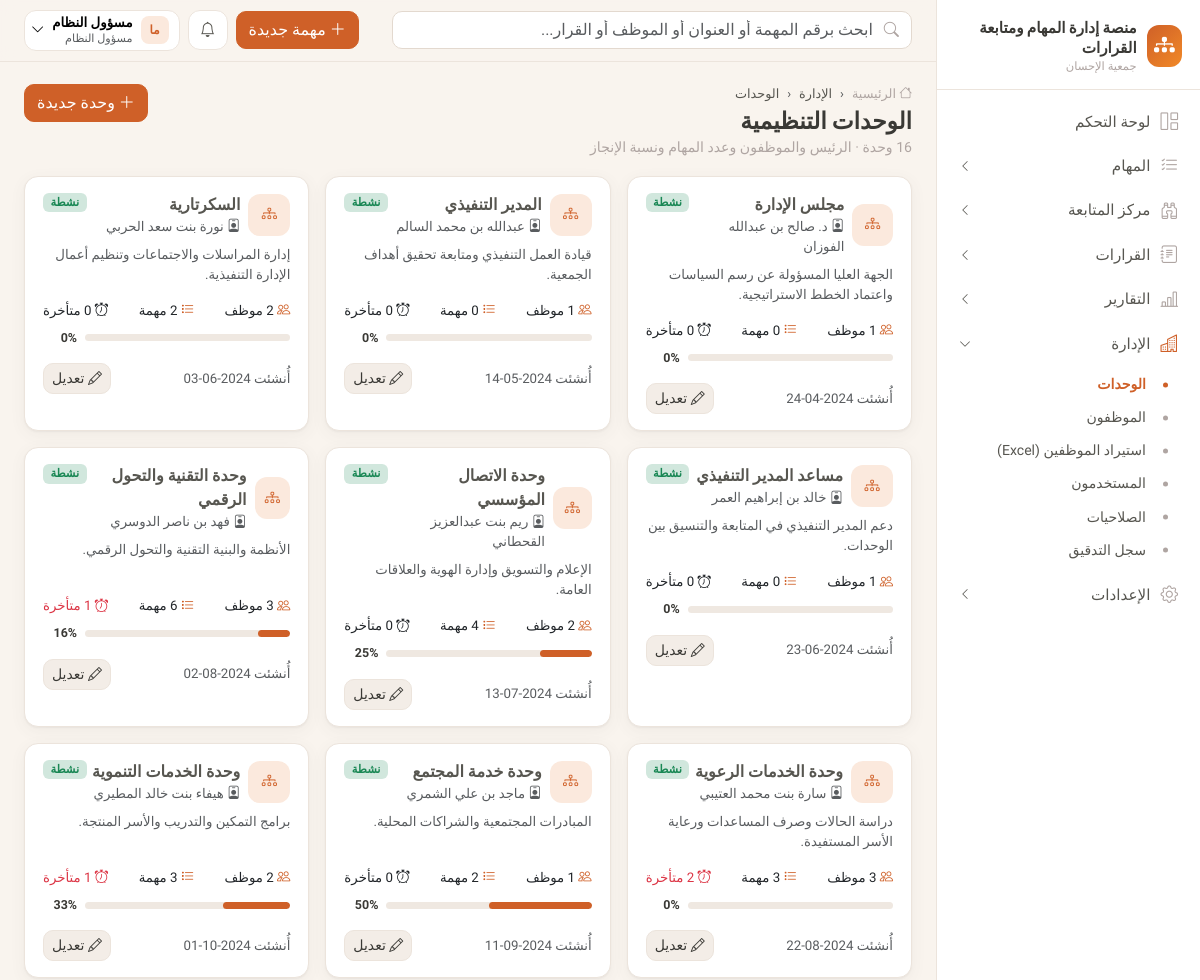
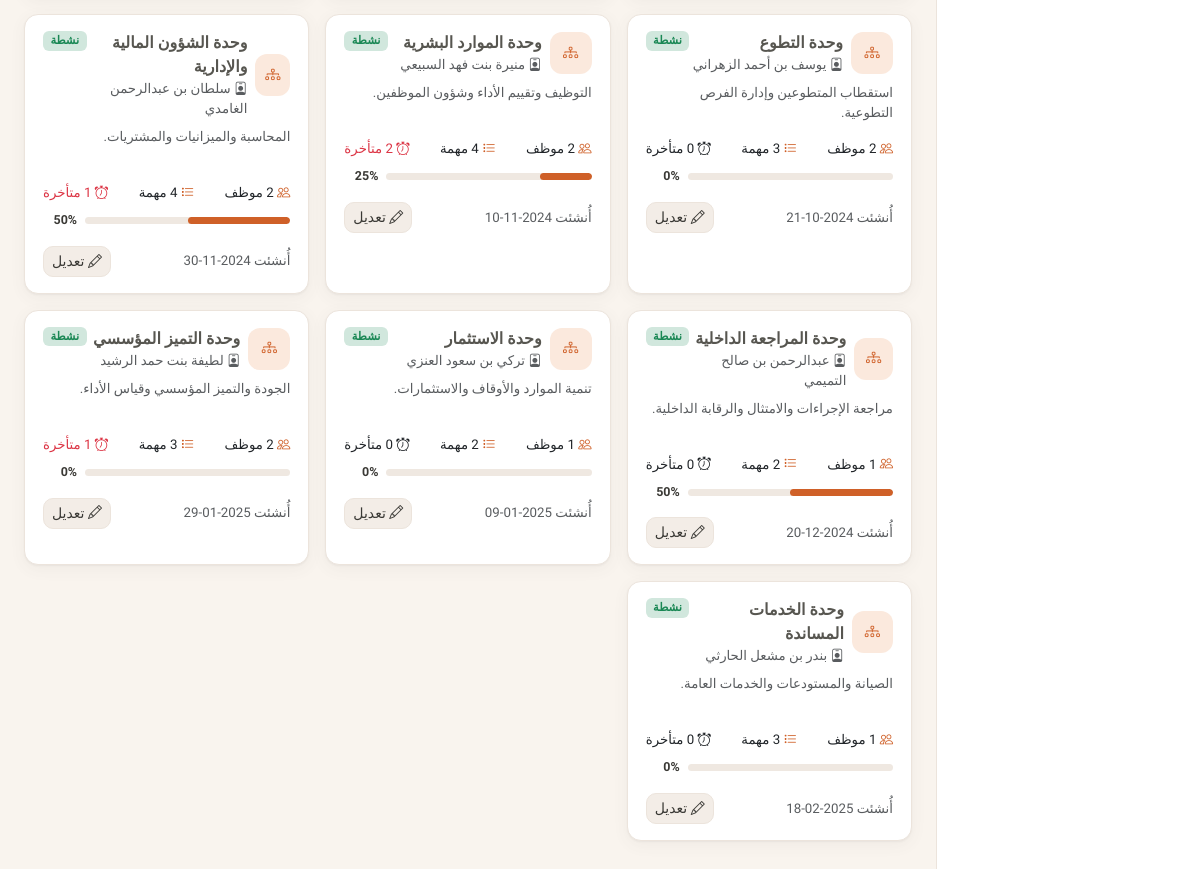
The app's page /org/units/ (signed in) with its own data (2 pictures, top to bottom).
### apps/accounts/models.py (models this page shows, shortened)
class User(AbstractBaseUser, PermissionsMixin):
    email = models.EmailField("البريد الإلكتروني", unique=True)
    phone = models.CharField("رقم الجوال", max_length=20, unique=True, null=True, blank=True)
    full_name = models.CharField("الاسم الكامل", max_length=150)
    role = models.ForeignKey(Role, verbose_name="الدور", on_delete=models.PROTECT, null=True, related_name="users")
    is_active = models.BooleanField("الحساب نشط", default=True)
    is_staff = models.BooleanField(default=False)
    date_joined = models.DateTimeField(default=timezone.now)
    failed_login_count = models.PositiveSmallIntegerField(default=0)
    locked_until = models.DateTimeField(null=True, blank=True)
    otp_enabled = models.BooleanField("تفعيل التحقق الثنائي", default=False)
    must_change_password = models.BooleanField(default=False)
    objects = UserManager()
    USERNAME_FIELD = "email"
    EMAIL_FIELD = "email"
    REQUIRED_FIELDS = ["full_name"]
    class Meta:
        db_table = "users"
        verbose_name = "مستخدم"
        indexes = [models.Index(fields=["is_active"])]

class Role(models.Model):
    code = models.CharField("الرمز", max_length=40, unique=True, choices=ROLES)
    name = models.CharField("الاسم", max_length=80)
    description = models.TextField("الوصف", blank=True)
    permissions = models.ManyToManyField(Permission, related_name="roles", blank=True, db_table="role_permissions")
    is_system = models.BooleanField(default=True)
    class Meta:
        db_table = "roles"
        verbose_name = "دور"

### apps/organization/models.py (models this page shows, shortened)
class Unit(models.Model):
    name = models.CharField("اسم الوحدة", max_length=150, unique=True)
    code = models.CharField("الرمز", max_length=30, unique=True, null=True, blank=True)
    description = models.TextField("وصف الوحدة", blank=True)
    head = models.ForeignKey(
        "organization.Employee", verbose_name="رئيس الوحدة", null=True, blank=True,
        on_delete=models.SET_NULL, related_name="headed_units",
    )
    parent = models.ForeignKey("self", verbose_name="تتبع لـ", null=True, blank=True, on_delete=models.SET_NULL, related_name="children")
    is_active = models.BooleanField("الوحدة نشطة", default=True)
    established_on = models.DateField("تاريخ الإنشاء", default=timezone.localdate)
    sort_order = models.PositiveSmallIntegerField("الترتيب", default=0)
    created_at = models.DateTimeField(auto_now_add=True)
    class Meta:
        db_table = "units"
        ordering = ["sort_order", "name"]
        verbose_name = "وحدة تنظيمية"

class Employee(models.Model):
    class Status(models.TextChoices):
        ACTIVE = "active", "على رأس العمل"
        LEAVE = "leave", "في إجازة"
        INACTIVE = "inactive", "غير نشط"
    user = models.OneToOneField(
        settings.AUTH_USER_MODEL, verbose_name="حساب المستخدم", null=True, blank=True,
        on_delete=models.SET_NULL, related_name="employee",
    )
    employee_no = models.CharField("رقم الموظف", max_length=30, unique=True)
    full_name = models.CharField("الاسم", max_length=150)
    job_title = models.CharField("المسمى الوظيفي", max_length=150, blank=True)
    manager = models.ForeignKey("self", verbose_name="المدير المباشر", null=True, blank=True, on_delete=models.SET_NULL, related_name="reports")
    units = models.ManyToManyField(Unit, through="EmployeeUnit", related_name="employees", verbose_name="الوحدات")
    join_date = models.DateField("تاريخ الانضمام", null=True, blank=True)
    photo = models.FileField("صورة", upload_to=secure_upload_path, null=True, blank=True)
    status = models.CharField("الحالة", max_length=20, choices=Status.choices, default=Status.ACTIVE)
    created_at = models.DateTimeField(auto_now_add=True)
    class Meta:
        db_table = "employees"
        ordering = ["full_name"]
        verbose_name = "موظف"
        indexes = [models.Index(fields=["status"])]

### apps/organization/views.py (the view)
# urls.py: path("units/", views.units_list, name="units"),
@perm_required("admin.units")
def units_list(request):
    units = Unit.objects.select_related("head", "parent").annotate(
        emp_count=Count("employees", distinct=True),
    )
    rows = []
    for u in units:
        k = compute_kpis(Task.objects.filter(unit=u))
        rows.append({"unit": u, "kpis": k})
    return render(request, "organization/units_list.html", {"rows": rows})

### apps/core/branding.py (called while the page is built)
def get_org():
    return get_setting("organization")

### apps/core/context_processors.py (called while the page is built)
def platform(request):
    org = get_org()
    ctx = {
        "ORG": org,
        "PLATFORM_NAME": org.get("platform_name") or "منصة إدارة المهام ومتابعة القرارات",
        "ORG_NAME": org.get("name"),
        "ORG_SHORT": org.get("short_name") or org.get("name"),
    }
    user = getattr(request, "user", None)
    if user and user.is_authenticated:
        from apps.notifications.models import Notification
        unread = Notification.objects.filter(recipient=user, is_read=False)
        ctx.update({
            "menu": build_menu(request),
            "unread_count": unread.count(),
            "latest_notifications": Notification.objects.filter(recipient=user).select_related("task")[:6],
            "current_employee": getattr(user, "employee", None),
        })
    return ctx

### apps/core/menu.py (called while the page is built)
def _visible(item, user):
    if item.get("perm") and not has_perm(user, item["perm"]):
        return False
    if item.get("needs_employee") and not getattr(user, "employee", None):
        return False
    return True

### apps/core/permissions.py (called while the page is built)
def has_perm(user, code):
    if not user or not user.is_authenticated or not user.is_active:
        return False
    if user.is_superuser:
        return True
    return code in user.permission_codes

def perm_required(*codes, any_of=False):
    def decorator(view):
        @wraps(view)
        def wrapper(request, *args, **kwargs):
            if not request.user.is_authenticated:
                from django.contrib.auth.views import redirect_to_login
                return redirect_to_login(request.get_full_path())
            checks = [has_perm(request.user, c) for c in codes]
            if (any_of and not any(checks)) or (not any_of and not all(checks)):
                raise PermissionDenied("ليس لديك صلاحية للوصول إلى هذه الصفحة")
            return view(request, *args, **kwargs)
        return wrapper
    return decorator

### apps/core/templatetags/ui.py (called while the page is built)
@register.filter
def can(user, code):
    return has_perm(user, code)

@register.filter
def initials(name):
    parts = (name or "").split()
    if not parts:
        return "؟"
    return parts[0][:1] + (parts[-1][:1] if len(parts) > 1 else "")

### apps/reports/kpis.py (called while the page is built)
def pct(part, whole):
    return round(part / whole * 100, 1) if whole else 0

def _avg(values):
    values = list(values)
    return round(sum(values) / len(values), 1) if values else 0

### apps/tasks/models.py (called while the page is built)
    @property
    def duration_days(self):
        end = self.resolved_at or timezone.now()
        return (end - self.created_at).days

### templates/organization/units_list.html (shortened to what this page needs)
{% extends "base.html" %}
{% load ui %}
{% block breadcrumbs %}<li class="breadcrumb-item">الإدارة</li><li class="breadcrumb-item active">الوحدات</li>{% endblock %}
{% block page_title %}الوحدات التنظيمية{% endblock %}
{% block page_sub %}{{ rows|length }} وحدة · الرئيس والموظفون وعدد المهام ونسبة الإنجاز{% endblock %}
{% block page_actions %}<a href="{% url 'organization:unit_create' %}" class="btn btn-brand"><i class="bi bi-plus-lg"></i> وحدة جديدة</a>{% endblock %}
{% block content %}
<div class="row g-3">
{% for r in rows %}{% with u=r.unit k=r.kpis %}
  <div class="col-md-6 col-xl-4">
    <div class="card h-100"><div class="card-body">
      <div class="d-flex justify-content-between align-items-start mb-2">
        <div class="d-flex gap-2 align-items-center">
          <div class="kpi-icon" style="--c:#cf6028;width:42px;height:42px;border-radius:12px;display:grid;place-items:center;background:var(--brand-soft);color:var(--brand)"><i class="bi bi-diagram-3"></i></div>
          <div><a href="{% url 'organization:unit_detail' u.pk %}" class="fw-bold text-ink fs-6">{{ u.name }}</a>
            <div class="small text-muted">{% if u.head %}<i class="bi bi-person-badge"></i> {{ u.head.full_name }}{% else %}بدون رئيس{% endif %}</div></div>
        </div>
        {% if u.is_active %}<span class="badge bg-success-subtle text-success">نشطة</span>{% else %}<span class="badge bg-secondary">موقوفة</span>{% endif %}
      </div>
      <p class="small text-muted mb-3" style="min-height:40px">{{ u.description|truncatechars:110|default:"—" }}</p>
      <div class="d-flex justify-content-between small mb-2">
        <span><i class="bi bi-people text-brand"></i> {{ u.emp_count }} موظف</span>
        <span><i class="bi bi-list-task text-brand"></i> {{ k.total }} مهمة</span>
        <span class="{% if k.overdue %}text-danger{% endif %}"><i class="bi bi-alarm"></i> {{ k.overdue }} متأخرة</span>
      </div>
      {% progress_bar k.completion_rate %}
      <div class="d-flex justify-content-between align-items-center mt-3">
        <small class="text-muted">أُنشئت {{ u.established_on|date:"Y-m-d" }}</small>
        <a href="{% url 'organization:unit_edit' u.pk %}" class="btn btn-soft btn-sm"><i class="bi bi-pencil"></i> تعديل</a>
      </div>
    </div></div>
  </div>
{% endwith %}{% empty %}<div class="col-12"><div class="card"><div class="card-body">{% include "partials/empty.html" with icon="bi-diagram-3" title="لا توجد وحدات" %}</div></div></div>{% endfor %}
</div>
{% endblock %}

### templates/base.html (shortened to what this page needs)
{% load static ui %}<!doctype html>
<html lang="ar" dir="rtl">
<head>
  <link rel="stylesheet" href="https://cdn.jsdelivr.net/npm/bootstrap@5.3.3/dist/css/bootstrap.rtl.min.css">
  <link rel="stylesheet" href="https://cdn.jsdelivr.net/npm/bootstrap-icons@1.11.3/font/bootstrap-icons.min.css">
  <link rel="stylesheet" href="https://cdn.jsdelivr.net/npm/tom-select@2.3.1/dist/css/tom-select.bootstrap5.min.css">
  <link rel="stylesheet" href="{% static 'css/app.css' %}">
</head>
<body>
{% block body %}
<div class="app-shell">
  <aside class="sidebar" aria-label="القائمة الرئيسية">
    <div class="brand-box">
      {% if ORG.logo %}<img src="{% url 'branding_logo' %}" alt="" style="width:42px;height:42px;object-fit:contain;border-radius:10px">{% else %}<div class="brand-logo"><i class="bi bi-diagram-3-fill"></i></div>{% endif %}
      <div>
        <div class="brand-title">{{ PLATFORM_NAME }}</div>
        <div class="brand-sub">{{ ORG_SHORT }}</div>
      </div>
    </div>
    <nav>
      {% for item in menu %}
        {% if item.children %}
          <button class="nav-group-btn {% if item.active %}active{% endif %}" data-bs-toggle="collapse" data-bs-target="#nav-{{ forloop.counter }}" aria-expanded="{% if item.active %}true{% else %}false{% endif %}">
            <i class="bi {{ item.icon }}"></i><span>{{ item.label }}</span><i class="bi bi-chevron-left chev"></i>
          </button>
          <div class="collapse {% if item.active %}show{% endif %}" id="nav-{{ forloop.counter }}">
            <div class="nav-sub">
              {% for c in item.children %}<a href="{{ c.url }}" class="{% if c.active %}active{% endif %}">{{ c.label }}</a>{% endfor %}
            </div>
          </div>
        {% else %}
          <a class="nav-item-link {% if item.active %}active{% endif %}" href="{{ item.url }}"><i class="bi {{ item.icon }}"></i><span>{{ item.label }}</span></a>
        {% endif %}
      {% endfor %}
    </nav>
  </aside>
  <div class="main">
    <header class="topbar">
      <form class="search" action="{% url 'tasks:search' %}" method="get" role="search">
        <i class="bi bi-search"></i>
        <input class="form-control" type="search" name="q" value="{{ request.GET.q|default:'' }}" placeholder="ابحث برقم المهمة أو العنوان أو الموظف أو القرار...">
      </form>
      <div class="ms-auto d-flex align-items-center gap-2">
        {% if user|can:"tasks.create" %}
        <a href="{% url 'tasks:create' %}" class="btn btn-brand d-none d-md-inline-flex align-items-center gap-1"><i class="bi bi-plus-lg"></i> مهمة جديدة</a>
        {% endif %}
        <div class="dropdown">
          <button class="top-icon" data-bs-toggle="dropdown" aria-label="التنبيهات" data-unread-url="{% url 'notifications:unread_count' %}">
            <i class="bi bi-bell"></i>{% if unread_count %}<span class="dot">{{ unread_count }}</span>{% endif %}
          </button>
        </div>
        <div class="dropdown">
          <button class="user-chip" data-bs-toggle="dropdown">
            <span class="avatar sm">{{ user.full_name|initials }}</span>
            <span class="d-none d-sm-block text-start lh-sm">
              <span class="d-block small fw-semibold">{{ user.full_name }}</span>
              <span class="d-block text-muted" style="font-size:.7rem">{{ user.role.name|default:"—" }}</span>
            </span>
            <i class="bi bi-chevron-down small"></i>
          </button>
        </div>
      </div>
    </header>
    <main class="content">
      <div class="page-head">
        <div>
          <nav aria-label="breadcrumb"><ol class="breadcrumb">
            <li class="breadcrumb-item"><a href="{% url 'dashboard:home' %}"><i class="bi bi-house"></i> الرئيسية</a></li>
            {% block breadcrumbs %}{% endblock %}
          </ol></nav>
          <h1>{% block page_title %}{% endblock %}</h1>
          <div class="sub">{% block page_sub %}{% endblock %}</div>
        </div>
        <div class="d-flex gap-2 flex-wrap no-print">{% block page_actions %}{% endblock %}</div>
      </div>
      {% block content %}{% endblock %}
    </main>
  </div>
</div>
{% endblock %}
<div class="toast-container position-fixed bottom-0 start-0 p-3">
</div>
</body>
</html>

### records on screen
User: full_name|initials "ما", full_name "مسؤول النظام", role.name "مسؤول النظام"
Unit: unit.name "مجلس الإدارة", unit.head.full_name "د. صالح بن عبدالله الفوزان", is_active "نشطة", unit.description "الجهة العليا المسؤولة عن رسم السياسات واعتماد الخطط الاستراتيجية.", completion_rate "0%", unit.established_on "2024-04-24"
Unit: unit.name "المدير التنفيذي", unit.head.full_name "عبدالله بن محمد السالم", is_active "نشطة", unit.description "قيادة العمل التنفيذي ومتابعة تحقيق أهداف الجمعية.", completion_rate "0%", unit.established_on "2024-05-14"
Unit: unit.name "السكرتارية", unit.head.full_name "نورة بنت سعد الحربي", is_active "نشطة", unit.description "إدارة المراسلات والاجتماعات وتنظيم أعمال الإدارة التنفيذية.", kpis.total "2", kpis.overdue "0", completion_rate "0%", unit.established_on "2024-06-03"
Unit: unit.name "مساعد المدير التنفيذي", unit.head.full_name "خالد بن إبراهيم العمر", is_active "نشطة", unit.description "دعم المدير التنفيذي في المتابعة والتنسيق بين الوحدات.", completion_rate "0%", unit.established_on "2024-06-23"
Unit: unit.name "وحدة الاتصال المؤسسي", unit.head.full_name "ريم بنت عبدالعزيز القحطاني", is_active "نشطة", unit.description "الإعلام والتسويق وإدارة الهوية والعلاقات العامة.", kpis.total "4", completion_rate "25%", unit.established_on "2024-07-13"
Unit: unit.name "وحدة التقنية والتحول الرقمي", unit.head.full_name "فهد بن ناصر الدوسري", is_active "نشطة", unit.description "الأنظمة والبنية التقنية والتحول الرقمي.", kpis.total "6", completion_rate "16%", unit.established_on "2024-08-02"
Unit: unit.name "وحدة الخدمات الرعوية", unit.head.full_name "سارة بنت محمد العتيبي", is_active "نشطة", unit.description "دراسة الحالات وصرف المساعدات ورعاية الأسر المستفيدة.", completion_rate "0%", unit.established_on "2024-08-22"
Unit: unit.name "وحدة خدمة المجتمع", unit.head.full_name "ماجد بن علي الشمري", is_active "نشطة", unit.description "المبادرات المجتمعية والشراكات المحلية.", completion_rate "50%", unit.established_on "2024-09-11"
Unit: unit.name "وحدة الخدمات التنموية", unit.head.full_name "هيفاء بنت خالد المطيري", is_active "نشطة", unit.description "برامج التمكين والتدريب والأسر المنتجة.", kpis.total "3", completion_rate "33%", unit.established_on "2024-10-01"
Unit: unit.name "وحدة التطوع", unit.head.full_name "يوسف بن أحمد الزهراني", is_active "نشطة", unit.description "استقطاب المتطوعين وإدارة الفرص التطوعية.", completion_rate "0%", unit.established_on "2024-10-21"
Unit: unit.name "وحدة الموارد البشرية", unit.head.full_name "منيرة بنت فهد السبيعي", is_active "نشطة", unit.description "التوظيف وتقييم الأداء وشؤون الموظفين.", kpis.total "4", completion_rate "25%", unit.established_on "2024-11-10"
Unit: unit.name "وحدة الشؤون المالية والإدارية", unit.head.full_name "سلطان بن عبدالرحمن الغامدي", is_active "نشطة", unit.description "المحاسبة والميزانيات والمشتريات.", kpis.total "4", completion_rate "50%", unit.established_on "2024-11-30"
Unit: unit.name "وحدة المراجعة الداخلية", unit.head.full_name "عبدالرحمن بن صالح التميمي", is_active "نشطة", unit.description "مراجعة الإجراءات والامتثال والرقابة الداخلية.", completion_rate "50%", unit.established_on "2024-12-20"
Unit: unit.name "وحدة الاستثمار", unit.head.full_name "تركي بن سعود العنزي", is_active "نشطة", unit.description "تنمية الموارد والأوقاف والاستثمارات.", completion_rate "0%", unit.established_on "2025-01-09"
Unit: unit.name "وحدة التميز المؤسسي", unit.head.full_name "لطيفة بنت حمد الرشيد", is_active "نشطة", unit.description "الجودة والتميز المؤسسي وقياس الأداء.", kpis.total "3", completion_rate "0%", unit.established_on "2025-01-29"
Unit: unit.name "وحدة الخدمات المساندة", unit.head.full_name "بندر بن مشعل الحارثي", is_active "نشطة", unit.description "الصيانة والمستودعات والخدمات العامة.", completion_rate "0%", unit.established_on "2025-02-18"

### other values on screen
{{ PLATFORM_NAME }} "منصة إدارة المهام ومتابعة القرارات"
{{ ORG_SHORT }} "جمعية الإحسان"
{{ item.label }} "لوحة التحكم"
{{ item.label }} "المهام" "مركز المتابعة" "القرارات" "التقارير" "الإدارة" "الإعدادات"
{{ c.label }} "الوحدات" "الموظفون" "استيراد الموظفين (Excel)" "المستخدمون" "الصلاحيات" "سجل التدقيق"
